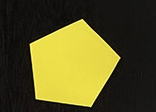
#> input picture compare/shape.jpg, 156 x 112 px
$ python fill.py --source compare/shape.jpg   (Python 2 division)   (older library calls are emulated)
#> lines starting #> are read from the running program, lines starting #| are printed output that depends on the picture; after the words box and inside, x2 and y2 are one past the last pixel; in counts of white or black regions, pixels touching at a corner belong together
# import the necessary packages
import argparse
import imutils
import cv2
import sys
import os.path

import numpy as np
from matplotlib import pyplot as plt

"""
*** Idea here is simply to convert given points (simulated by section labeled 'Simulate' to create an image that can be processed by 'compare.py'. Code can be integrated into compare.py).

python compare.py -s compare/shape.jpg
"""
# Read in the arguments.
ap = argparse.ArgumentParser()
ap.add_argument("-s", "--source", required=True, help="path to the source image")
# ap.add_argument("-t", "--target", required=True, help="path to the target image")
args = vars(ap.parse_args())

# Check that the files exist.
if not os.path.isfile(args['source']):
    print 'Source file', args['source'], 'does not exist.'
    sys.exit()

# Source: read, gray, blur, thresh, contour.
image = cv2.imread(args['source'])
#> image is the input picture: shape (112, 156, 3); mean B, G, R 35.3, 82.7, 88
gray = cv2.cvtColor(image, cv2.COLOR_BGR2GRAY)
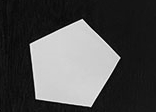
#> gray: shape (112, 156); min 2, max 241, mean 78.9
blurred = cv2.GaussianBlur(gray, (5, 5), 0)
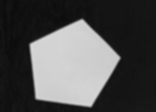
#> blurred: shape (112, 156); min 12, max 216, mean 78.9
thresh = cv2.threshold(blurred, 60, 255, cv2.THRESH_BINARY)[1]
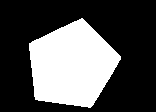
#> thresh: shape (112, 156); 32.8% white; 1 white region

cnts = cv2.findContours(thresh.copy(), cv2.RETR_EXTERNAL, cv2.CHAIN_APPROX_SIMPLE)
#> cnts = 1 contour; box (x1, y1, x2, y2) and area: (29, 18, 121, 108) 5604
cnts = cnts[0] if imutils.is_cv2() else cnts[1]

# Get the shape of the object and create an empty image.
height, width, dimensions = image.shape
#> height = 112; width = 156; dimensions = 3
Color = np.zeros((height, width, 3), 'uint8')

# Re-create the image (proof of concept).
for vv in range(0, height):
    for hh in range(0, width):
        if cv2.pointPolygonTest(cnts[0], (hh, vv), False) != -1:
            Color[vv][hh] = [255, 255, 0]
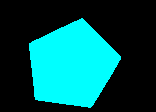
#> Color: shape (112, 156, 3); mean of channels 0, 1, 2 83.6, 83.6, 0; drawn as B, G, R

# Show the comparison.
plt.subplot(3, 2, 1)
plt.imshow(image, 'gray')
plt.subplot(3, 2, 2)
plt.imshow(Color, 'gray')

plt.show()
#> figure, not shown here; B, G, R data is drawn as R, G, B

$ run again, with compare/patch1-scaled.jpg copied over compare/shape.jpg
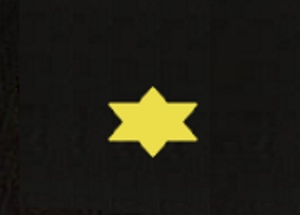
#> input picture compare/patch1-scaled.jpg, 300 x 215 px
#> image is the input picture: shape (215, 300, 3); mean B, G, R 21.1, 30.9, 32.4
#> `thresh = cv2.threshold(blurred, 60, 255, cv2.THRESH_BINARY)[1]`:
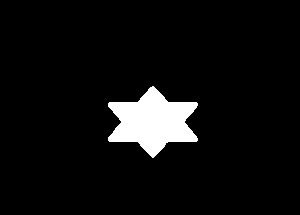
#> thresh: shape (215, 300); 5.7% white; 1 white region
#> cnts = 1 contour; box (x1, y1, x2, y2) and area: (108, 86, 198, 158) 3573
#> `plt.show()`:
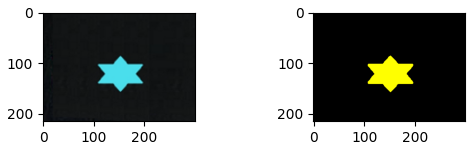
#> figure drawn by matplotlib, 2 panels; B, G, R data is drawn as R, G, B
